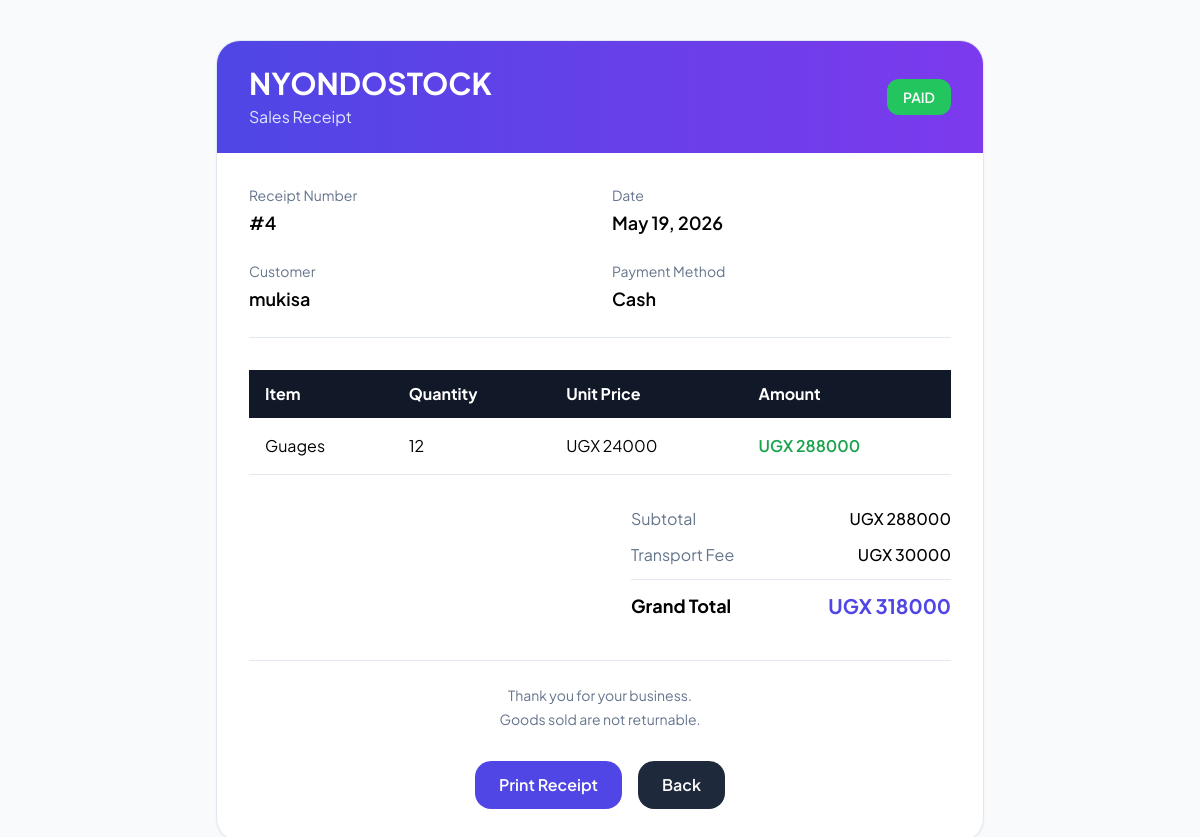
Screenshot of /receipt/ with the database file from the repository.
### nyondoapp/models.py (models this page shows, shortened)
class Sale(models.Model):
    cashier = models.CharField(max_length=100)
    product_name = models.CharField(max_length=100)  # Store the name directly
    quantity = models.IntegerField()
    selling_price = models.IntegerField()  # Store the price at time of sale
    distance = models.IntegerField(default=0)
    total_amount = models.IntegerField()
    transport_fee = models.IntegerField(default=0)
    date = models.DateField(auto_now_add=True)
    payment = models.CharField(max_length=50)  # Cash, Mobile Money, etc.
    customer_name = models.CharField(max_length=50)
    customer_phone = models.CharField(max_length=20, blank=True)

### nyondoapp/views.py (the view)
# urls.py: path('receipt/', views.receipt, name='receipt'),
def receipt(request):
    latest_sale = Sale.objects.all().order_by('-id').first()
    if not latest_sale:
        messages.error(request, 'No sale found')
        return redirect('receipt')
    grand_total = latest_sale.total_amount + latest_sale.transport_fee
    return render(request, 'sales/receipt.html', {
        'sale': latest_sale,
        'grand_total': grand_total
    })

### nyondoapp/templates/sales/receipt.html (shortened to what this page needs)
<!doctype html>
<html lang="en">
  <head>
    <script src="https://cdn.tailwindcss.com"></script>
  </head>
  <body class="py-10 px-4 text-slate-650">
    <div
      class="receipt-card max-w-3xl mx-auto bg-white rounded-3xl shadow-sm border border-slate-200 overflow-hidden"
    >
      <div
        class="bg-gradient-to-r from-indigo-600 to-violet-600 text-white px-8 py-6"
      >
        <div class="flex justify-between items-center">
          <div>
            <h1 class="text-3xl font-bold">NYONDOSTOCK</h1>
            <p class="text-indigo-100 mt-1">Sales Receipt</p>
          </div>
          <div
            class="bg-green-500 px-4 py-2 rounded-xl text-sm font-semibold"
          >
            PAID
          </div>
        </div>
      </div>
      <div class="p-8">
        <div
          class="grid grid-cols-1 md:grid-cols-2 gap-6 border-b border-slate-200 pb-6"
        >
          <div>
            <p class="text-sm text-slate-500 mb-1">Receipt Number</p>
            <h3 class="font-semibold text-lg">#{{ sale.id }}</h3>
          </div>
          <div>
            <p class="text-sm text-slate-500 mb-1">Date</p>
            <h3 class="font-semibold text-lg">
              {{ sale.date|date:"M d, Y" }}
            </h3>
          </div>
          <div>
            <p class="text-sm text-slate-500 mb-1">Customer</p>
            <h3 class="font-semibold text-lg">
              {{ sale.customer_name }}
            </h3>
          </div>
          <div>
            <p class="text-sm text-slate-500 mb-1">Payment Method</p>
            <h3 class="font-semibold text-lg">
              {{ sale.payment }}
            </h3>
          </div>
        </div>
        <div class="mt-8 overflow-x-auto">
          <table class="w-full min-w-[600px]">
            <thead class="bg-gray-900 text-white">
              <tr>
                <th class="text-left px-4 py-3">Item</th>
                <th class="text-left px-4 py-3">Quantity</th>
                <th class="text-left px-4 py-3">Unit Price</th>
                <th class="text-left px-4 py-3">Amount</th>
              </tr>
            </thead>
            <tbody>
              <tr class="border-b border-slate-200">
                <td class="px-4 py-4">
                  {{ sale.product_name }}
                </td>
                <td class="px-4 py-4">
                  {{ sale.quantity }}
                </td>
                <td class="px-4 py-4">
                  UGX {{ sale.selling_price|floatformat:0 }}
                </td>
                <td class="px-4 py-4 font-semibold text-green-600">
                  UGX {{ sale.total_amount|floatformat:0 }}
                </td>
              </tr>
            </tbody>
          </table>
        </div>
        <div class="mt-8 flex justify-end">
          <div class="w-full md:w-80 space-y-3">
            <div class="flex justify-between">
              <span class="text-slate-500">Subtotal</span>
              <span class="font-medium">
                UGX {{ sale.total_amount|floatformat:0 }}
              </span>
            </div>
            <div class="flex justify-between">
              <span class="text-slate-500">Transport Fee</span>
              <span class="font-medium">
                UGX {{ sale.transport_fee|floatformat:0 }}
              </span>
            </div>
            <div class="border-t border-slate-200 pt-3 flex justify-between">
              <span class="text-lg font-bold">Grand Total</span>
              <span class="text-xl font-bold text-indigo-600">
                UGX {{ grand_total|floatformat:0 }}
              </span>
            </div>
          </div>
        </div>
        <div
          class="mt-10 pt-6 border-t border-slate-200 text-center text-slate-500 text-sm"
        >
          <p>Thank you for your business.</p>
          <p class="mt-1">Goods sold are not returnable.</p>
        </div>
        <div
          class="no-print mt-8 flex flex-wrap justify-center gap-4"
        >
          <button
            type="button"
            onclick="window.print()"
            class="bg-indigo-600 hover:bg-indigo-700 text-white px-6 py-3 rounded-2xl font-semibold transition"
          >
            Print Receipt
          </button>
          <a
            href="{% url 'sales_page' %}"
            class="bg-slate-800 hover:bg-slate-900 text-white px-6 py-3 rounded-2xl font-semibold transition"
          >
            Back
          </a>
        </div>
      </div>
    </div>
  </body>
</html>

### nyondoapp/templates/sales/receipt.html (style rules this page uses)
body { font-family: "Plus Jakarta Sans", sans-serif; background: #f8fafc; }

### rows the page displays
Sale: id "4", date "May 19, 2026", customer_name "mukisa", payment "Cash", product_name "Guages", quantity "12", selling_price "24000", total_amount "288000", transport_fee "30000"

### other values shown
{{ grand_total|floatformat:0 }} "318000"
